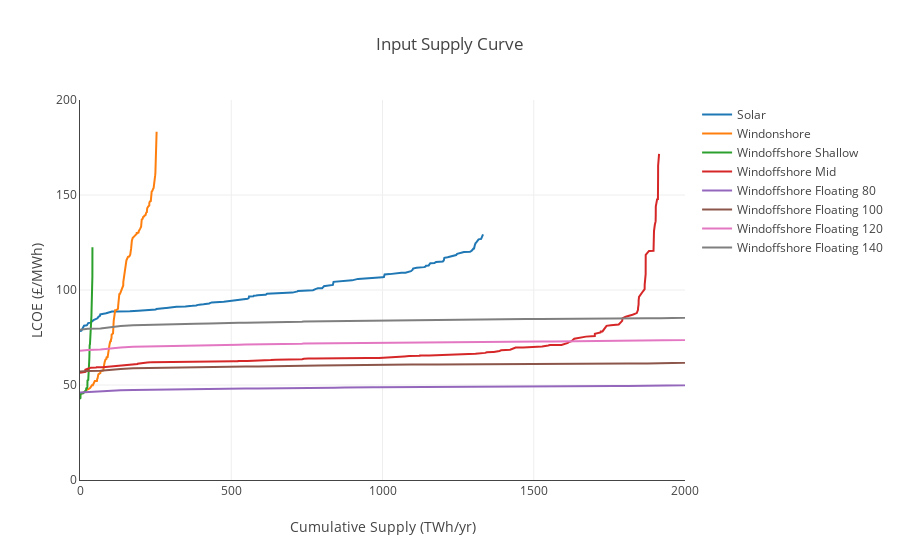

The code cell stored with this chart in its notebook:
### Code cell
py.offline.init_notebook_mode(connected=True) #imports plotly.js to the notebook

DATApath = r'C:\Users\ucqba01\Documents\Local Data\Round 6'
fcost = 100
db = 'hR_m_2002_waves10000_RPS90_fcost%s_newfuelcost.db'%fcost
print('database',db)
print('fcost',fcost)
con = sq.connect(DATApath + '\\' + db)
path = DATApath

VREsupply = getSupplyCurves(fcost, [80, 100, 120, 140], con)

def plotSupplyCurves(df, X, Y, series, title, file, png=False):
    data = []
    df.replace(to_replace='Windoffshore_Mid',value='Windoffshore Mid',inplace=True)
    df.replace(to_replace='Windoffshore_Shallow',value='Windoffshore Shallow',inplace=True)
    seriesList = ['Solar','Windonshore','Windoffshore Shallow','Windoffshore Mid',
                  'Windoffshore Floating 80','Windoffshore Floating 100',
                  'Windoffshore Floating 120','Windoffshore Floating 140']
    for ser in seriesList:
        vredf = makeSupplyCurveDf(df, series, ser, Y, X)
        vredf['cummulative']=vredf['cummulative'].shift(1)
        vredf['cummulative'].fillna(0,inplace=True)
        trace = lineTrace(vredf, 'cummulative', Y, ser)
        data.append(trace)

    yax = dict(title='LCOE (£/MWh)',showgrid=True, zeroline=True, showline=True, range=[0,200])
    xax = dict(title='Cumulative Supply (TWh/yr)',showgrid=True, zeroline=True, showline=True)
    

    layout = go.Layout(title=title, xaxis=xax, yaxis=yax)#, legend=dict(x=0.7, y=0.95))
    layout['xaxis']['range']=[0,2000]
    fig = go.Figure(data=data, layout=layout)

    py.offline.iplot(fig,filename='test')
    #py.offline.plot(fig, filename=file)
    
    return data

graphFile = r'C:\Users\ucqba01\Google Drive\Extended Research\Writing\Images\supply curves.html'
supplyCurves = plotSupplyCurves(VREsupply, 'potential_generation_TWh', 'potential_lcoe(£/MWh)', 'series', 'Input Supply Curve',
                           graphFile)

### Figure 1 — Plotly figure (JSON) as saved in the notebook; plotly's stock layout.template omitted (floating-point values rounded to 4 significant figures; data arrays with more than 128 entries replaced by an {"elided": "..."} marker saying what was removed)
{"data": [{"name": "Solar", "type": "scatter", "x": {"elided": "185 float values"}, "y": {"elided": "185 float values"}}, {"name": "Windonshore", "type": "scatter", "x": {"elided": "179 float values"}, "y": {"elided": "179 float values"}}, {"name": "Windoffshore Shallow", "type": "scatter", "x": [0, 0.9804, 1.434, 1.487, 1.524, 1.607, 1.79, 1.817, 10.32, 20.52, 20.6, 21.57, 23.38, 24.41, 24.53, 24.75, 27.34, 28.69, 28.79, 29.69, 30.14, 30.52, 30.54, 30.93, 31.92, 32.96, 37.75, 40.64, 40.64, 40.92, 41.03, 41.08], "y": [42.57, 42.68, 42.73, 43.17, 43.39, 43.41, 43.83, 45.39, 45.6, 47.49, 48.21, 48.32, 48.42, 49.27, 50.51, 52.37, 52.68, 55.7, 56.05, 57.68, 57.96, 58.71, 62.14, 64.18, 71.02, 71.45, 86.27, 97.23, 105.5, 107.0, 114.5, 122.4]}, {"name": "Windoffshore Mid", "type": "scatter", "x": {"elided": "188 float values"}, "y": {"elided": "188 float values"}}, {"name": "Windoffshore Floating 80", "type": "scatter", "x": {"elided": "230 float values"}, "y": {"elided": "230 float values"}}, {"name": "Windoffshore Floating 100", "type": "scatter", "x": {"elided": "230 float values"}, "y": {"elided": "230 float values"}}, {"name": "Windoffshore Floating 120", "type": "scatter", "x": {"elided": "230 float values"}, "y": {"elided": "230 float values"}}, {"name": "Windoffshore Floating 140", "type": "scatter", "x": {"elided": "230 float values"}, "y": {"elided": "230 float values"}}], "layout": {"title": "Input Supply Curve", "xaxis": {"range": [0, 2000], "showgrid": true, "showline": true, "title": "Cumulative Supply (TWh/yr)", "zeroline": true}, "yaxis": {"range": [0, 200], "showgrid": true, "showline": true, "title": "LCOE (£/MWh)", "zeroline": true}}}
